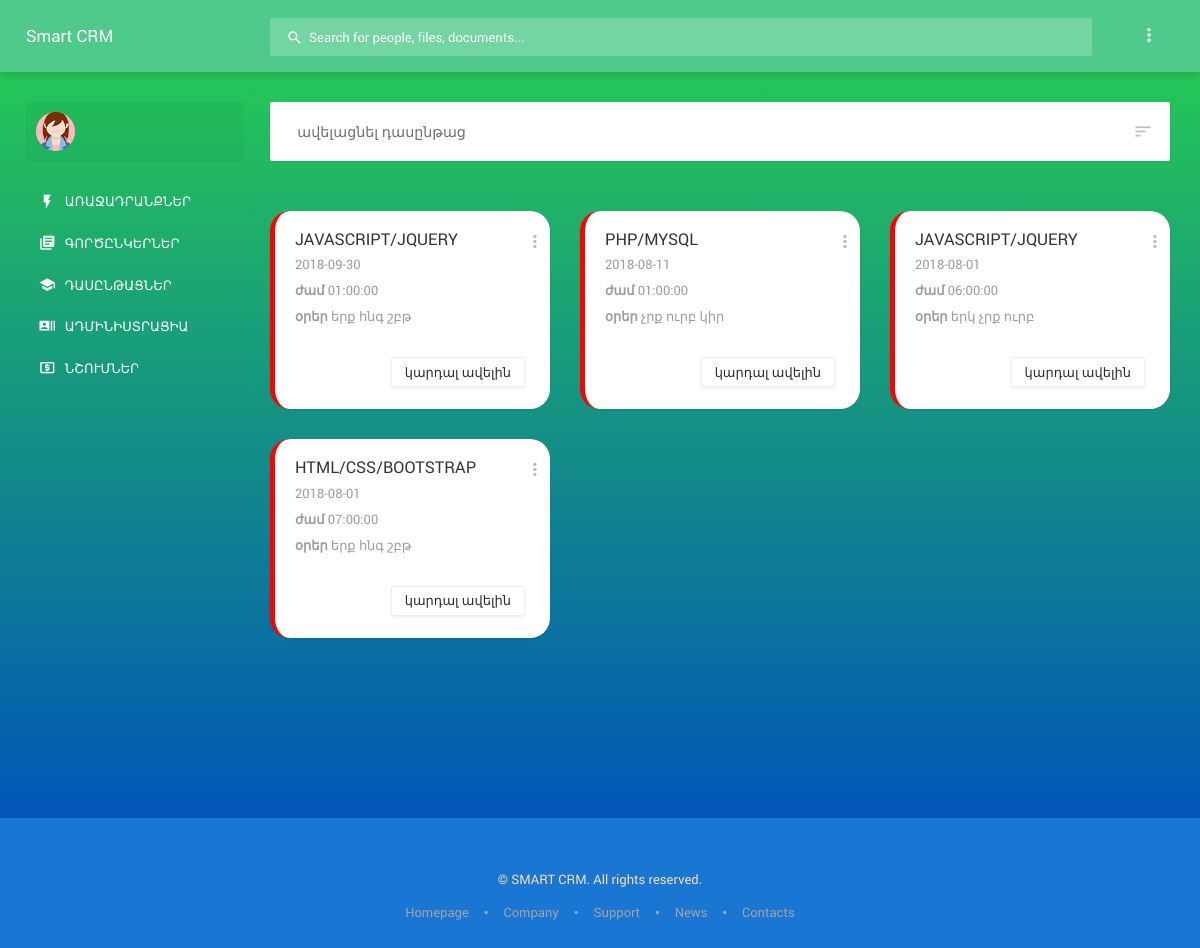
/views/default/courses.php, run on the app's committed database.
### tables this page shows
CREATE TABLE `courses` (
  `course_id` int(11) NOT NULL,
  `time` time NOT NULL,
  `course_start` date NOT NULL,
  `course_name` varchar(255) NOT NULL,
  `week_day` text NOT NULL,
  `show_course` int(11) NOT NULL
);

### Model/Model.php (called while the page is built, shortened)
<?php
class Model {
    public $mysqli;
    public function connect(){
       $this->mysqli = new mysqli("localhost", "root", "", "smartCrm");
       if($this->mysqli->connect_errno){
           exit('Connect Error...');
       }else{
           $this->mysqli->set_charset("utf8");
       }
    }
    public function getCourses () {
        $sql = "SELECT * FROM `courses` WHERE `show_course`=1 ORDER BY `course_id` DESC";
        $res = $this->mysqli->query($sql);
        if($res) {
            $result = $res->fetch_all(MYSQLI_ASSOC);
            $_result = [];
            foreach($result as $_key => $values) {
                $_result[$_key] = $values;
                foreach($values as $key => $val) {
                    if(substr($val, 0, 1) != "{") {
                        $values[$key] = $val;
                    }else {
                        $values[$key] = json_decode($val, JSON_UNESCAPED_UNICODE);
                    }
                    $_result[$_key] = $values;
                }
            }
            return $_result;
        }else {
            echo $this->mysqli->error;
        }
    }
}

### Controller/MainController.php (called while the page is built, shortened)
<?php
abstract class MainController {
    public function __construct () {
        $this->Model = new Model();
    }
}

### Controller/CourseController.php (called while the page is built, shortened)
<?php
class CourseController extends MainController {
    public function getCourses() {
        return $this->Model->getCourses();
    }
}

### views/default/courses.php (the view, shortened to what this page needs)
<?php
    $_cnt = new CourseController();
    $courseCnt = $_cnt->getCourses();
?>
<!DOCTYPE html>
<html lang="en">
<head>
    <?php require "inc/head.php" ?>
</head>
<body>
    <?php require "inc/header.php" ?>
        <?php require "inc/sidebar.php" ?>
            <section class="content">
                <div class="content__inner">
                    <div class="toolbar">
                        <div class="toolbar__label">ավելացնել դասընթաց</div>
                        <div class="actions">
                            <div class="actions__item">
                                <i class="zmdi zmdi-sort" data-toggle="collapse" data-target=".filter.collapse"></i>
                            </div>
                        </div>
                    </div>
                    <div class="row card-block students">
                       <?php foreach($courseCnt as $course): ?>
                        <div class="card-demo col-md-4">
                            <div class="card red-border">
                                <div class="card-header">
                                    <h2 class="card-title"><?php echo $course['course_name'] ?></h2>
                                    <small class="card-subtitle"><?php echo $course['course_start'] ?></small>
                                    <small class="card-subtitle"><b>ժամ </b> <?php echo $course['time'] ?></small>
                                        <small class="card-subtitle"><b>օրեր </b> <?php foreach($course['week_day'] as $day => $val): ?>
                                            <?php echo $day ?>
                                           <?php endforeach; ?>
                                        </small>
                                    <div class="actions">
                                        <div class="dropdown actions__item">
                                            <i data-toggle="dropdown" class="zmdi zmdi-more-vert"></i>
                                        </div>
                                    </div>
                                </div>
                                <div class="btn-demo">
                                    <button class="btn btn-secondary modal-op-order" data-toggle="modal" data-target="#modal-large_<?php echo $course['course_id'] ?>">կարդալ ավելին</button>
                                </div>
                            </div>
                        </div>
                        <?php endforeach; ?>
                    </div>
                </div>
            </section>
            <?php require "inc/footer.php" ?>
</body>
</html>

### views/default/inc/head.php (shortened to what this page needs)
<link rel="stylesheet" href="/public/material/vendors/bower_components/material-design-iconic-font/dist/css/material-design-iconic-font.min.css">
<link rel="stylesheet" href="/public/material/vendors/bower_components/animate.css/animate.min.css">
<link rel="stylesheet" href="/public/material/vendors/bower_components/jquery.scrollbar/jquery.scrollbar.css">
<link rel="stylesheet" href="https://use.fontawesome.com/releases/v5.2.0/css/all.css">
<link rel="stylesheet" href="/public/material/css/app.min.css">
<link rel="stylesheet" href="/public/css/style.css">

### views/default/inc/header.php (shortened to what this page needs)
<header class="header">
    <div class="header__logo hidden-sm-down">
        <h1><a href="/">Smart CRM</a></h1>
    </div>
    <form class="search">
        <div class="search__inner">
            <input type="text" class="search__text" placeholder="Search for people, files, documents...">
            <i class="zmdi zmdi-search search__helper" data-ma-action="search-close"></i>
        </div>
    </form>
    <ul class="top-nav">
        <li class="dropdown hidden-xs-down">
            <a href="" data-toggle="dropdown"><i class="zmdi zmdi-more-vert"></i></a>
        </li>
    </ul>
</header>

### views/default/inc/sidebar.php (shortened to what this page needs)
<aside class="sidebar">
    <div class="scrollbar-inner">
        <div class="user">
            <div class="user__info" data-toggle="dropdown">
                <img class="user__img" src="/public/material/demo/img/profile-pics/8.jpg" alt="">
            </div>
        </div>
        <ul class="navigation">
            <li><a href="/"><i class="zmdi zmdi-flash"></i>Առաջադրանքներ</a></li>
            <li><a href="/organizations"><i class="zmdi zmdi-collection-text"></i>Գործընկերներ</a></li>
           <?php if($Path == "students" || $Path == "courses"): ?>
            <li class="navigation__sub navigation__sub--toggled">
                <a href=""><i class="zmdi zmdi-graduation-cap"></i>Դասընթացներ</a>
                <ul style="display: block;">
                    <li ><a href="/students">Ուսանողներ</a></li>
                    <li ><a href="/courses">Դասընթացների գրաֆիկ</a></li>
                </ul>
            </li>
           <?php else: ?>
            <li class="navigation__sub">
                <a href=""><i class="zmdi zmdi-graduation-cap"></i>Դասընթացներ</a>
            </li>
           <?php endif; ?>
            <li><a href="/administrations"><i class="zmdi zmdi-accounts-list"></i>Ադմինիստրացիա</a></li>
            <li class="notes"><a href="/notes"><i class="zmdi zmdi-money-box"></i>նշումներ</a></li>
        </ul>
    </div>
</aside>

### views/default/inc/footer.php (shortened to what this page needs)
<footer class="footer hidden-xs-down">
                    <p>© SMART CRM. All rights reserved.</p>
                    <ul class="nav footer__nav">
                        <a class="nav-link" href="">Homepage</a>
                        <a class="nav-link" href="">Company</a>
                        <a class="nav-link" href="">Support</a>
                        <a class="nav-link" href="">News</a>
                        <a class="nav-link" href="">Contacts</a>
                    </ul>
                </footer>

### public/css/style.css (style rules this page uses)
ul li { list-style: none; }
* { box-sizing: border-box; }
address, dl, ol, p, ul { margin-bottom: .5rem; }
.search { margin-bottom: -2px; }
.card-title { margin-bottom: 7px; }
.red-border { border-left: 5px solid red !important; }
.header { background-color: #4fca8b; }
i { margin: 0 5px; }
.content { padding-bottom: 150px !important; }
div.row.card-block { padding: 0; }
.students .card { border-radius: 20px; }
section.content { background: linear-gradient(to top, #0155b8,#29d14d); }
.card { padding: 20px; }
.toolbar { margin-bottom: 50px; }
.card-header { padding: 0; padding-bottom: 35px; }
.modal-op-order { position: absolute; right: 25px; bottom: 22px; }
.card-header .actions, .card>.actions { position: absolute; right: -15px; z-index: 2; top: -4px; }
.sidebar .navigation a { text-transform: uppercase; color: white; }
.footer { background-color: #1976d2; }
.footer>p { color: wheat; }

### data on the page
courses: course_name "JAVASCRIPT/JQUERY", course_start "2018-09-30", time "01:00:00", day "երք", day "հնգ", day "շբթ"
courses: course_name "PHP/MYSQL", course_start "2018-08-11", time "01:00:00", day "չրք", day "ուրբ", day "կիր"
courses: course_name "JAVASCRIPT/JQUERY", course_start "2018-08-01", time "06:00:00", day "երկ", day "չրք", day "ուրբ"
courses: course_name "HTML/CSS/BOOTSTRAP", course_start "2018-08-01", time "07:00:00", day "երք", day "հնգ", day "շբթ"
